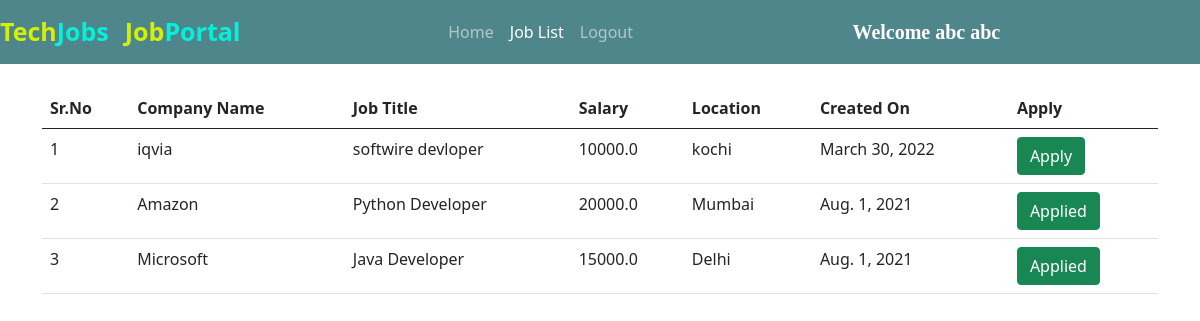
The app's page /all_jobs/ (signed in) with its own data.
### jobs/models.py (models this page shows, shortened)
class Job(models.Model):
    company = models.ForeignKey(Company, on_delete=models.CASCADE)
    start_date = models.DateField()
    end_date = models.DateField()
    title = models.CharField(max_length=200)
    salary = models.FloatField()
    image = models.ImageField(upload_to="")
    description = models.TextField(max_length=400)
    experience = models.CharField(max_length=100)
    location = models.CharField(max_length=100)
    skills = models.CharField(max_length=200)
    creation_date = models.DateField()

class Company(models.Model):
    user = models.ForeignKey(User, on_delete=models.CASCADE)
    phone = models.CharField(max_length=10)
    image = models.ImageField(upload_to="")
    gender = models.CharField(max_length=10)
    type = models.CharField(max_length=15)
    status = models.CharField(max_length=20)
    company_name = models.CharField(max_length=100)

### jobs/views.py (the view)
# urls.py: path("all_jobs/", views.all_jobs, name="all_jobs"),
def all_jobs(request):
    jobs = Job.objects.all().order_by('-start_date')
    applicant = Applicant.objects.get(user=request.user)
    apply = Application.objects.filter(applicant=applicant)
    data = []
    for i in apply:
        data.append(i.job.id)
    return render(request, "all_jobs.html", {'jobs':jobs, 'data':data})

### jobs/templates/all_jobs.html (shortened to what this page needs)
{% extends 'user_navbar.html' %}
{% block job_list %} active {% endblock %}
{% block body %}
<div class="container mt-4">
<table class="table table-hover" id="example">
    <thead>
        <tr>
            <th>Sr.No</th>
            <th>Company Name</th>
            <th>Job Title</th>
            <th>Salary</th>
            <th>Location</th>
            <th>Created On</th>
            <th>Apply</th>
        </tr>
    </thead>
    <tbody>
        {% for job in jobs %}
        <tr>
            <td>{{forloop.counter}}</td>
            <td>{{job.company.company_name}}</td>
            <td>{{job.title}}</td>
            <td>{{job.salary}}</td>
            <td>{{job.location}}</td>
            <td>{{job.creation_date}}</td>
            {% if job.id in data %}
            <td><a class="btn btn-success">Applied</a></td>
            {% else %}
            <td><a href="/job_detail/{{job.id}}/" class="btn btn-success">Apply</a></td>
            {% endif %}
        </tr>
        {% endfor %}
    </tbody>
</table>
</div>
{% endblock %}

### jobs/templates/user_navbar.html (shortened to what this page needs)
<!doctype html>
<html lang="en">
<head>
  <link href="https://cdn.jsdelivr.net/npm/bootstrap@5.0.2/dist/css/bootstrap.min.css" rel="stylesheet"
>
  <link rel="stylesheet" href="https://cdnjs.cloudflare.com/ajax/libs/font-awesome/5.15.3/css/all.min.css">
</head>
<body>
  <nav class="navbar navbar-expand-lg navbar-dark sticky-top">
      <a class="navbar-brand" href="/"><span class="head1">Tech</span><span class="head2">Jobs</span></a>
      <a class="navbar-brand" href="#"><span class="head1">Job</span><span class="head2">Portal</span></a>
      <div class="container w-50">
        <div class="collapse navbar-collapse" id="navbarSupportedContent">
          <ul class="navbar-nav me-auto mb-2 mb-lg-0">
            <li class="nav-item">
              <a class="nav-link {% block home %}{% endblock %}" aria-current="page" href="/user_homepage/">Home</a>
            </li>
            <li class="nav-item">
              <a class="nav-link {% block job_list %}{% endblock %}" href="/all_jobs/">Job List</a>
            </li>
            <li class="nav-item">
              <a class="nav-link" href="/logout/">Logout</a>
            </li>
          </ul>
          <a class="navbar-brand" style="font-weight: bold; font-family: 'Times New Roman', Times, serif;"
            href="#">Welcome {{request.user.get_full_name}}</a>
        </div>
      </div>
  </nav>
  {% block body %}
  {% endblock %}
</body>
</html>
</html>

### jobs/templates/user_navbar.html (style rules this page uses)
.navbar { background-color: #4f868c; }
.head1 { color: #d4f005; font-size: 25px; font-weight: bold; height: 50px; }
.head2 { color: #05f0d8; font-size: 25px; font-weight: bold; }

### records on screen
Job: company.company_name "iqvia", title "softwire devloper", salary "10000.0", location "kochi", creation_date "March 30, 2022"
Job: company.company_name "Amazon", title "Python Developer", salary "20000.0", location "Mumbai", creation_date "Aug. 1, 2021", shows "Applied"
Job: company.company_name "Microsoft", title "Java Developer", salary "15000.0", location "Delhi", creation_date "Aug. 1, 2021", shows "Applied"

### other values on screen
{{ request.user.get_full_name }} "abc abc"
